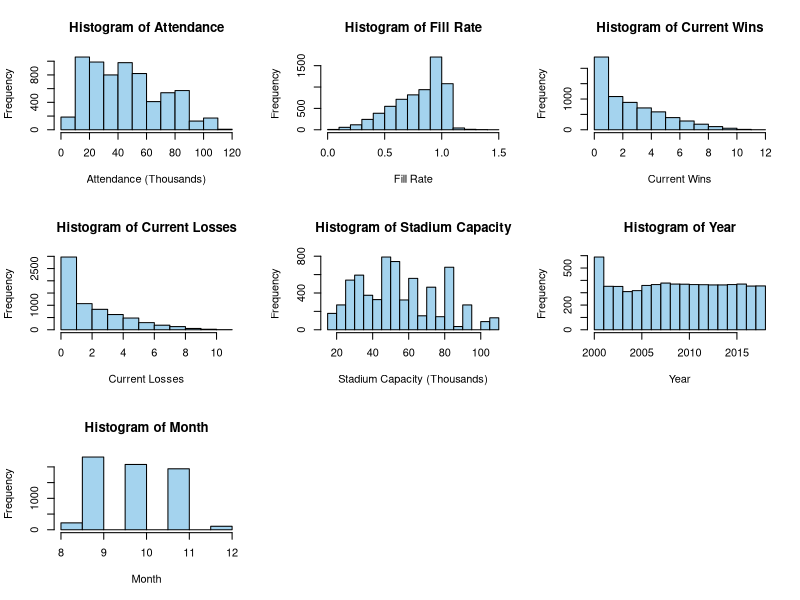
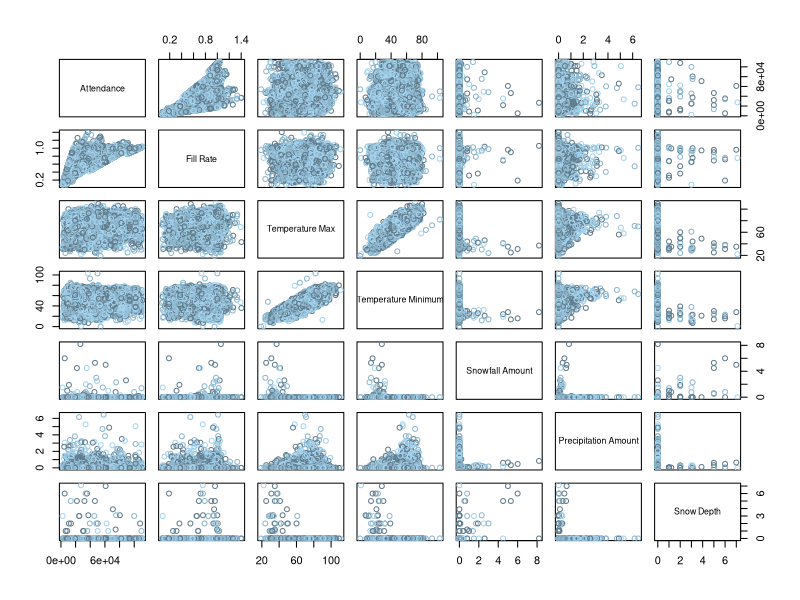
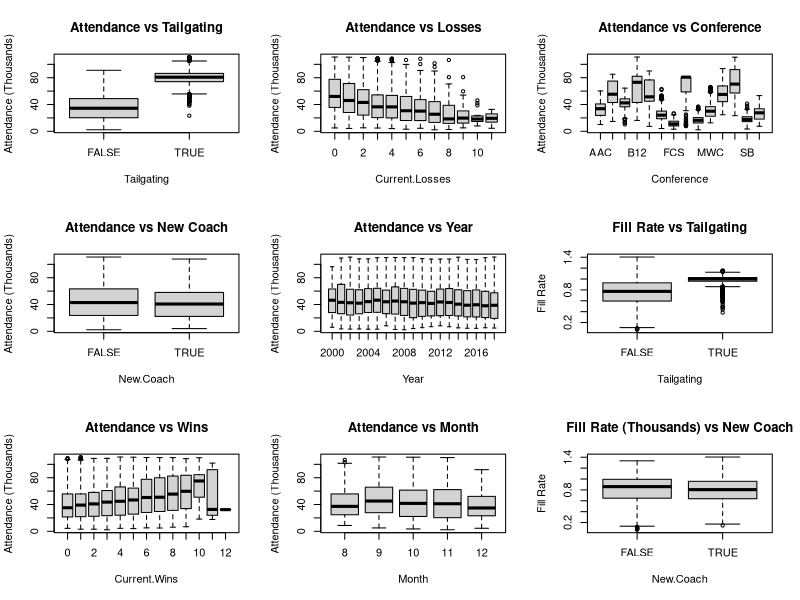
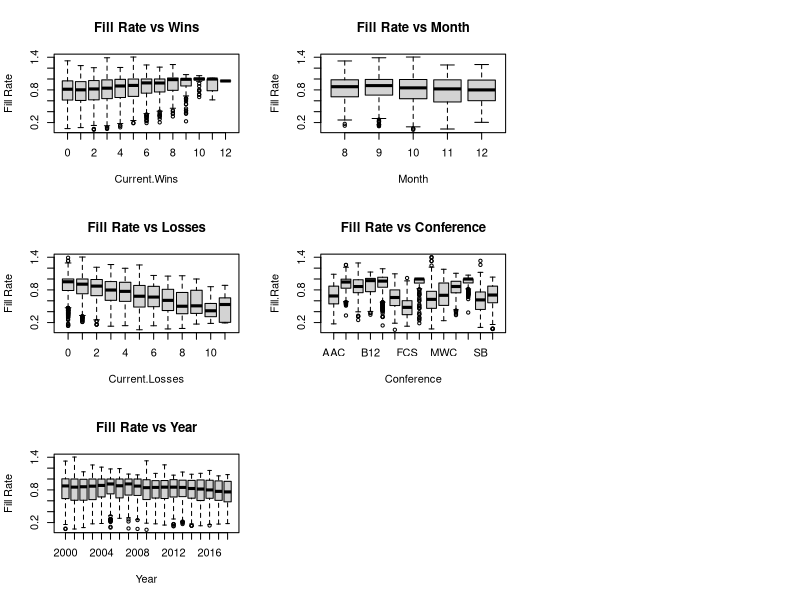
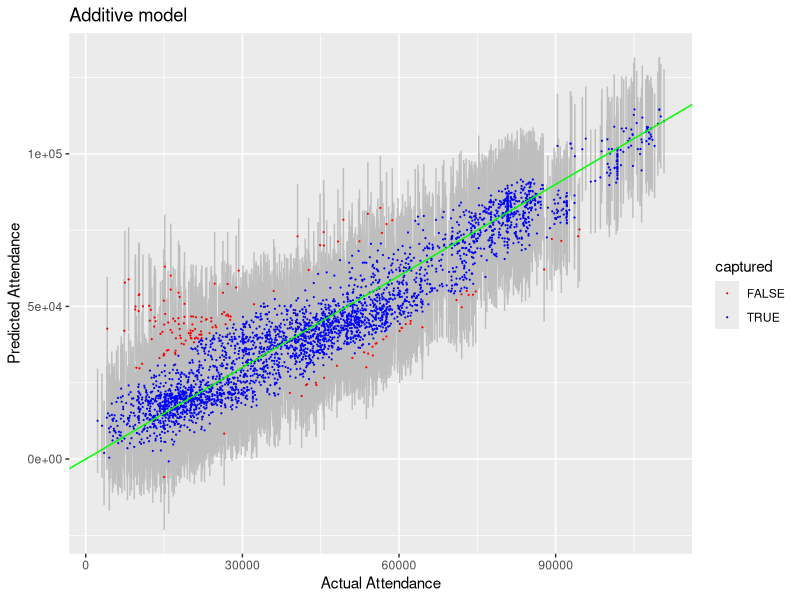
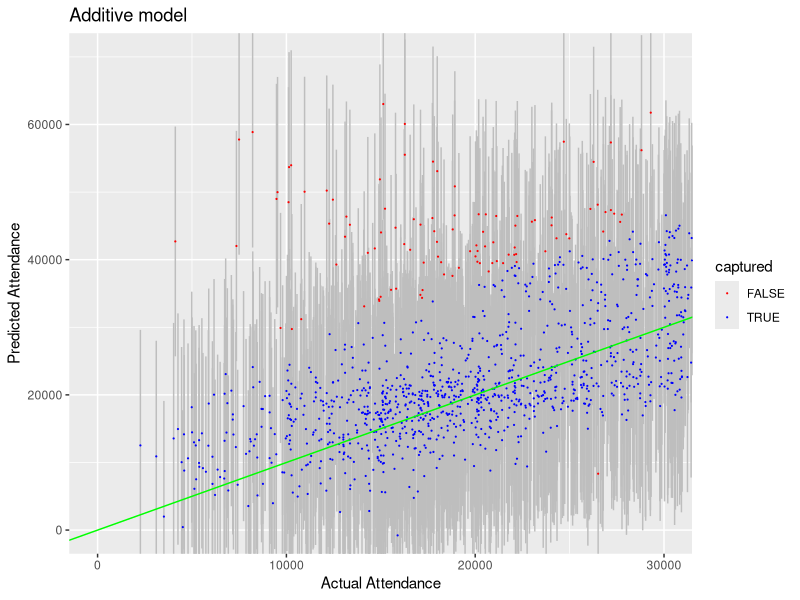
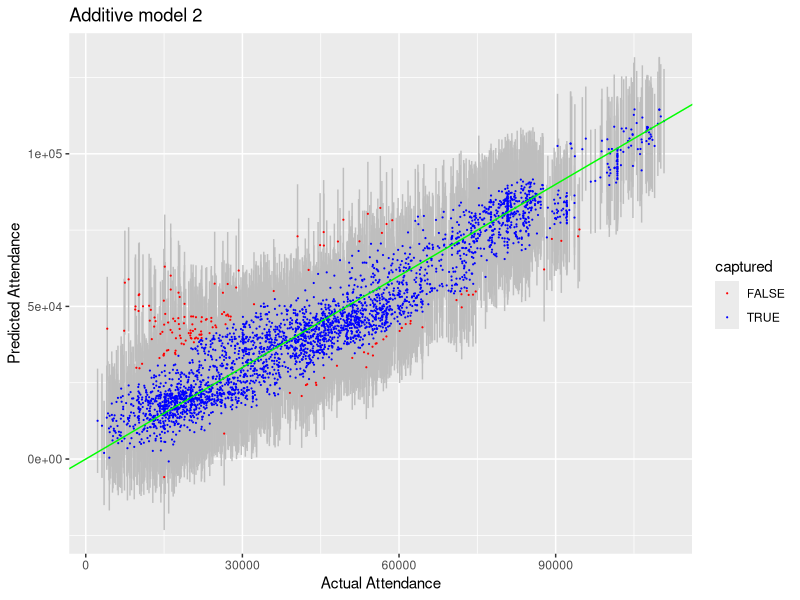
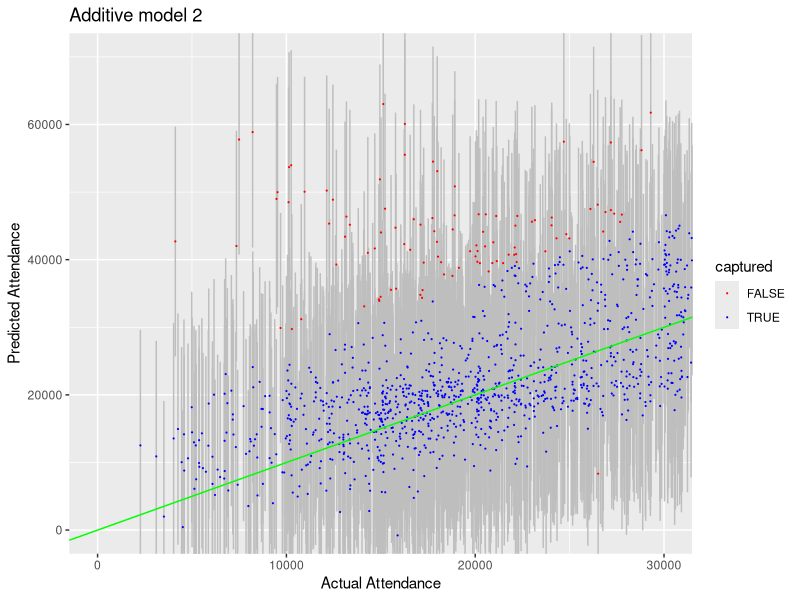

Recreate these plots in R, in order.
## ---- chunk 1
# General set-up for the report.
# I find this useful, but you may improve upon, ignore, or remove
#  (possibly at your own peril).
# Tasks accomplished:
# Don't print out code
# Save results so that code blocks aren't re-run unless code
# changes (cache), _or_ a relevant earlier code block changed (autodep),
# don't clutter R output with messages or warnings (message, warning)
library(MASS)
library(knitr)
library(tidyverse)
library(dplyr)
library(ggthemes)
library(gridExtra)
library(ggplot2)
library(GGally)
opts_chunk$set(echo=FALSE,
               cache=TRUE, autodep=TRUE,
               message=FALSE, warning=FALSE)
# Turn off meaningless clutter in summary() output
options(show.signif.stars=FALSE)
## ---- chunk 2
attendance.data = read.csv("CFBeattendance.csv")
## ---- chunk 3
attendance.data = attendance.data[-c(5436,5443,5450,5457, 4522, 4524, 4526, 4528, 4530, 4532),]
## ---- chunk 4
attendance.data[4424, 24] = 12

attendance.data$Conference[which(attendance.data$Team=="Oregon State")] = "Pac-12"

attendance.data$Conference[which(attendance.data$Team=="USC")] = "Pac-12"

rutgers = attendance.data[which(attendance.data$Team=="Rutgers"),]
yr = 2000
while(yr<2013){
        rutgers$Conference[which(rutgers$Year==yr)] = "Big East"
        yr = yr+1
}
attendance.data$Conference[which(attendance.data$Team=="Rutgers")] = rutgers$Conference

boston_college = attendance.data[which(attendance.data$Team=="Boston College"),]
yr = 2000
while(yr<2005){
        boston_college$Conference[which(boston_college$Year==yr)] = "Big East"
        yr = yr+1
}
attendance.data$Conference[which(attendance.data$Team=="Boston College")] = boston_college$Conference

smu = attendance.data[which(attendance.data$Team=="SMU"),]
yr = 2005
while(yr<2013){
        smu$Conference[which(smu$Year==yr)] = "CUSA"
        yr = yr+1
}
attendance.data$Conference[which(attendance.data$Team=="SMU")] = smu$Conference

south_alabama = attendance.data[which(attendance.data$Team=="South Alabama"),]
yr = 2013
while(yr<2019){
        south_alabama$Conference[which(south_alabama$Year==yr)] = "Sun Belt"
        yr = yr+1
}
attendance.data$Conference[which(attendance.data$Team=="South Alabama")] = south_alabama$Conference

west_virginia = attendance.data[which(attendance.data$Team=="West Virginia"),]
yr = 2000
while(yr<2012){
        west_virginia$Conference[which(west_virginia$Year==yr)] = "Big East"
        yr = yr+1
}
attendance.data$Conference[which(attendance.data$Team=="West Virginia")] = west_virginia$Conference

memphis = attendance.data[which(attendance.data$Team=="Memphis"),]
memphis$Conference[which(memphis$Year==2013)] = "AAC"
attendance.data$Conference[which(attendance.data$Team=="Memphis")] = memphis$Conference

mid_tennessee = attendance.data[which(attendance.data$Team=="Middle Tennessee"),]
mid_tennessee$Conference[which(mid_tennessee$Year==2001)] = "Sun Belt"
attendance.data$Conference[which(attendance.data$Team=="Middle Tennessee")] = mid_tennessee$Conference

byu = attendance.data[which(attendance.data$Team=="BYU"),]
byu$Conference[which(byu$Year==2011)] = "Independent"
attendance.data$Conference[which(attendance.data$Team=="BYU")] = byu$Conference

fiu = attendance.data[which(attendance.data$Team=="FIU"),]
yr = 2002
while(yr<2005){
        fiu$Conference[which(fiu$Year==yr)] = "FCS"
        yr = yr+1
}
attendance.data$Conference[which(attendance.data$Team=="FIU")] = fiu$Conference

georgia_st = attendance.data[which(attendance.data$Team=="Georgia State"),]
yr = 2011
while(yr<2013){
        georgia_st$Conference[which(georgia_st$Year==yr)] = "FCS"
        yr = yr+1
}
attendance.data$Conference[which(attendance.data$Team=="Georgia State")] = georgia_st$Conference
## ---- chunk 5
attendance.data$RankCoded = double(length=nrow(attendance.data))
attendance.data$OppRankCoded = double(length=nrow(attendance.data))
attendance.data$TVCoded = double(length=nrow(attendance.data))
newtime = str_split(attendance.data$Time, ":")
attendance.data$Hour = double(length=nrow(attendance.data))
attendance.data$Start = double(length=nrow(attendance.data))
attendance.data$Start2 = double(length=nrow(attendance.data))
attendance.data$ConfCoded = double(length=nrow(attendance.data))

for (i in 1:nrow(attendance.data)){
  if (attendance.data$Rank[i]=='NR')attendance.data$RankCoded[i] = 'Unranked'
  else attendance.data$RankCoded[i] = 'Ranked'
  if (attendance.data$Opponent_Rank[i]=='NR')attendance.data$OppRankCoded[i] = 'Unranked'
  else attendance.data$OppRankCoded[i] = 'Ranked'
  if (attendance.data$TV[i]=='Not on TV')attendance.data$TVCoded[i] = 'Not on TV'
  else attendance.data$TVCoded[i] = 'On TV'
  attendance.data$Hour[i] = as.numeric(newtime[[i]][1])
  if (attendance.data$Hour[i] %in% c(10,11,12,13,14,15,16))attendance.data$Start[i] = 'Day'
  else attendance.data$Start[i] = 'Night'
  if (attendance.data$Hour[i] %in% c(10,11,12,13,14,15,16,17))attendance.data$Start2[i] = 'Day'
  else attendance.data$Start2[i] = 'Night'
  if ((attendance.data$Conference[i] %in% c('ACC','Big-10','Big-12','Big East','Pac-12','SEC'))||attendance.data$Team[i]=='Notre Dame')attendance.data$ConfCoded[i] = 'Power'
  else attendance.data$ConfCoded[i] = 'Non-Power'
}
attendance.data$RankCoded = as.factor(attendance.data$RankCoded)
attendance.data$OppRankCoded = as.factor(attendance.data$OppRankCoded)
attendance.data$TVCoded = as.factor(attendance.data$TVCoded)
attendance.data$Start = as.factor(attendance.data$Start)
attendance.data$Start2 = as.factor(attendance.data$Start2)
attendance.data$ConfCoded = as.factor(attendance.data$ConfCoded)
## ---- chunk 6
quan.att = quantile(attendance.data$Attendance, c(0.25, 0.5, 0.75), type = 1, na.rm = TRUE)
quan.fill = quantile(attendance.data$Fill.Rate, c(0.25, 0.5, 0.75), type = 1, na.rm = TRUE)
quan.cap = quantile(attendance.data$Stadium.Capacity, c(0.25, 0.5, 0.75), type = 1, na.rm = TRUE)
quan.att
quan.cap
quan.fill
## ---- chunk 7
par(mfrow = c(3,3))
hist(attendance.data$Attendance/1000, main = "Histogram of Attendance",
     xlab = "Attendance (Thousands)", col = "lightskyblue2")
hist(attendance.data$Fill.Rate, main = "Histogram of Fill Rate",
     xlab = "Fill Rate", col = "lightskyblue2")
hist(attendance.data$Current.Wins, main = "Histogram of Current Wins",
     xlab = "Current Wins", col = "lightskyblue2")
hist(attendance.data$Current.Losses, main = "Histogram of Current Losses",
     xlab = "Current Losses", col = "lightskyblue2")
hist(attendance.data$Stadium.Capacity/1000,
     main = "Histogram of Stadium Capacity",
     xlab = "Stadium Capacity (Thousands)", col = "lightskyblue2")
hist(attendance.data$Year, main = "Histogram of Year", xlab = "Year", col = "lightskyblue2")
hist(attendance.data$Month, main = "Histogram of Month", xlab = "Month", col = "lightskyblue2")
## ---- chunk 8
pairs(Attendance~Fill.Rate+TMAX+TMIN+SNOW+PRCP+SNWD, data=attendance.data, col = c("lightskyblue4","lightskyblue3", "lightskyblue2"), labels = c("Attendance", "Fill Rate", "Temperature Max", "Temperature Minimum", "Snowfall Amount", "Precipitation Amount", "Snow Depth"))
## ---- chunk 9
boxplot(Attendance/1000~Tailgating,data=attendance.data,
        ylab = "Attendance (Thousands)", main = "Attendance vs Tailgating")
boxplot(Attendance/1000~New.Coach,data=attendance.data,
        ylab = "Attendance (Thousands)", main = "Attendance vs New Coach")
boxplot(Attendance/1000~Current.Wins,data=attendance.data,
        ylab = "Attendance (Thousands)", main = "Attendance vs Wins")
boxplot(Attendance/1000~Current.Losses,data=attendance.data,
        ylab = "Attendance (Thousands)", main = "Attendance vs Losses")
boxplot(Attendance/1000~Year, data=attendance.data,
        ylab = "Attendance (Thousands)", main = "Attendance vs Year")
boxplot(Attendance/1000~Month,data=attendance.data,
        ylab = "Attendance (Thousands)", main = "Attendance vs Month")
boxplot(Attendance/1000~Conference, data=attendance.data,
        ylab = "Attendance (Thousands)", main = "Attendance vs Conference",
        names = c("AAC","ACC","B10","B12","BE","CUSA","FCS",
                  "Ind.","MAC","MWC","P12","SEC", "SB","WAC"))
## ---- chunk 10
boxplot(Fill.Rate~Tailgating,data=attendance.data, ylab = "Fill Rate",
        main = "Fill Rate vs Tailgating")
boxplot(Fill.Rate~New.Coach,data=attendance.data, ylab = "Fill Rate",
        main = "Fill Rate (Thousands) vs New Coach")
boxplot(Fill.Rate~Current.Wins,data=attendance.data, ylab = "Fill Rate",
        main = "Fill Rate vs Wins")
boxplot(Fill.Rate~Current.Losses,data=attendance.data, ylab = "Fill Rate",
        main = "Fill Rate vs Losses")
boxplot(Fill.Rate~Year, data=attendance.data, ylab = "Fill Rate",
        main = "Fill Rate vs Year")
boxplot(Fill.Rate~Month,data=attendance.data, ylab = "Fill Rate",
        main = "Fill Rate vs Month")
boxplot(Fill.Rate~Conference, data=attendance.data,
        main = "Fill Rate vs Conference",
        names = c("AAC","ACC","B10","B12","BE","CUSA","FCS",
                  "Ind.","MAC","MWC","P12","SEC", "SB","WAC"))
## ---- chunk 11
n = nrow(attendance.data)
select.rows <- sample(1:n, replace=FALSE, size=floor(n/2))
select.set <- attendance.data[select.rows,]
inference.set <- attendance.data[-select.rows,]
## ---- chunk 12
library(mgcv)
att.gam = gam(Attendance~s(Current.Wins,Current.Losses)+s(Stadium.Capacity)+New.Coach+Tailgating, data=select.set)
att.gam2 = gam(Attendance~s(Current.Wins,Current.Losses)+s(Stadium.Capacity)+Tailgating, data=select.set)
att.gam3 = gam(Attendance~s(Current.Wins,Current.Losses)+s(Stadium.Capacity)+Tailgating+s(TMIN,TMAX), data=select.set)
att.gam4 = gam(Attendance~s(Current.Wins,Current.Losses)+s(Stadium.Capacity)+Tailgating+s(TMIN,TMAX)+RankCoded+OppRankCoded, data=select.set)
att.gam5 = gam(Attendance~s(Current.Wins,Current.Losses)+s(Stadium.Capacity)+Tailgating+s(TMIN,TMAX)+RankCoded+OppRankCoded+Start, data=select.set)
att.gam6 = gam(Attendance~s(Current.Wins,Current.Losses)+s(Stadium.Capacity)+Tailgating+s(TMIN,TMAX)+RankCoded+OppRankCoded+Start2, data=select.set)
att.gam7 = gam(Attendance~s(Current.Wins,Current.Losses)+s(Stadium.Capacity)+Tailgating+s(TMIN,TMAX)+RankCoded+OppRankCoded+ConfCoded, data=select.set)
## ---- chunk 13
mdl_rmse <- function(mdl){
  rmse = sqrt(mean(residuals(mdl)^2))
  return(rmse)
}

mdl_rmse(att.gam)
mdl_rmse(att.gam2)
mdl_rmse(att.gam3)
mdl_rmse(att.gam4)
mdl_rmse(att.gam5)
mdl_rmse(att.gam6)
mdl_rmse(att.gam7)
## ---- chunk 14
fill.gam = gam(Fill.Rate~s(Current.Wins,Current.Losses)+s(Stadium.Capacity)+New.Coach+Tailgating, data=select.set)
fill.gam2 = gam(Fill.Rate~s(Current.Wins,Current.Losses)+s(Stadium.Capacity)+Tailgating, data=select.set)
fill.gam3 = gam(Fill.Rate~s(Current.Wins,Current.Losses)+s(Stadium.Capacity)+Tailgating+s(TMIN,TMAX), data=select.set)
fill.gam4 = gam(Fill.Rate~s(Current.Wins,Current.Losses)+s(Stadium.Capacity)+Tailgating+s(TMIN,TMAX)+RankCoded+OppRankCoded, data=select.set)
fill.gam5 = gam(Fill.Rate~s(Current.Wins,Current.Losses)+s(Stadium.Capacity)+Tailgating+s(TMIN,TMAX)+RankCoded+OppRankCoded+Start, data=select.set)
fill.gam6 = gam(Fill.Rate~s(Current.Wins,Current.Losses)+s(Stadium.Capacity)+Tailgating+s(TMIN,TMAX)+RankCoded+OppRankCoded+Start2, data=select.set)
fill.gam7 = gam(Fill.Rate~s(Current.Wins,Current.Losses)+s(Stadium.Capacity)+Tailgating+s(TMIN,TMAX)+RankCoded+OppRankCoded+Start2+ConfCoded, data=select.set)
## ---- chunk 15
mdl_rmse(fill.gam)
mdl_rmse(fill.gam2)
mdl_rmse(fill.gam3)
mdl_rmse(fill.gam4)
mdl_rmse(fill.gam5)
mdl_rmse(fill.gam6)
mdl_rmse(fill.gam7)
## ---- chunk 16
preds.gam.all = predict(att.gam4, newdata=inference.set, se.fit=TRUE) # no interval here
preds.gam = data.frame(
  obs.value = inference.set$Attendance, 
  fit = preds.gam.all$fit,
  fit.se = preds.gam.all$se.fit)
sigma.gam = sqrt(att.gam4$sig2) # annoyingly in a different place
preds.gam = preds.gam %>% mutate(
  lwr = fit - 2*sqrt(fit.se^2 + sigma.gam^2), 
  upr = fit + 2*sqrt(fit.se^2 + sigma.gam^2), 
  captured = (obs.value <= upr) & (obs.value >= lwr)
  )
mean(preds.gam$captured)# percentage of actual observations inside the CI
round(median(preds.gam.all$se.fit),3) # median size of the pred SEs (log scale)
## ---- chunk 17
pgam <- preds.gam %>%
  ggplot(aes(x=obs.value,y=fit,color=captured)) + 
  geom_errorbar(aes(ymin=lwr, ymax=upr), width=.1,color='grey') + 
  geom_point(size=.1) + geom_abline(slope=1, intercept = 0, color='green') + 
  scale_color_manual(values=c('red','blue')) +
  xlab('Actual Attendance') + ylab('Predicted Attendance') +
  ggtitle('Additive model')
pgam
## ---- chunk 18
pgam + coord_cartesian(xlim=c(0,3e4), ylim=c(0,7e4))
## ---- chunk 19
preds.gam.all2 = predict(att.gam7, newdata=inference.set, se.fit=TRUE) # no interval here
preds.gam2 = data.frame(
  obs.value = inference.set$Attendance, 
  fit = preds.gam.all$fit,
  fit.se = preds.gam.all$se.fit)
sigma.gam2 = sqrt(att.gam4$sig2) # annoyingly in a different place
preds.gam2 = preds.gam2 %>% mutate(
  lwr = fit - 2*sqrt(fit.se^2 + sigma.gam2^2), 
  upr = fit + 2*sqrt(fit.se^2 + sigma.gam2^2), 
  captured = (obs.value <= upr) & (obs.value >= lwr)
  )
mean(preds.gam2$captured)# percentage of actual observations inside the CI
round(median(preds.gam.all2$se.fit),3) # median size of the pred SEs (log scale)
## ---- chunk 20
pgam2 <- preds.gam2 %>%
  ggplot(aes(x=obs.value,y=fit,color=captured)) + 
  geom_errorbar(aes(ymin=lwr, ymax=upr), width=.1,color='grey') + 
  geom_point(size=.1) + geom_abline(slope=1, intercept = 0, color='green') + 
  scale_color_manual(values=c('red','blue')) +
  xlab('Actual Attendance') + ylab('Predicted Attendance') +
  ggtitle('Additive model 2')
pgam2
## ---- chunk 21
pgam2 + coord_cartesian(xlim=c(0,3e4), ylim=c(0,7e4))
## ---- chunk 22
final.att.mdl = att.gam7
final.fill.mdl = fill.gam7

att.coef = coefficients(final.att.mdl)[c(1:5)]
fill.coef = coefficients(final.fill.mdl)[c(1:6)]
## ---- chunk 23
plot(final.att.mdl, pages = 1, scale=0, shade=TRUE, se=2, bty='n', las=1)
## ---- chunk 24
plot(final.fill.mdl, pages = 1, scale=0, shade=TRUE, se=2, bty='n', las=1)
